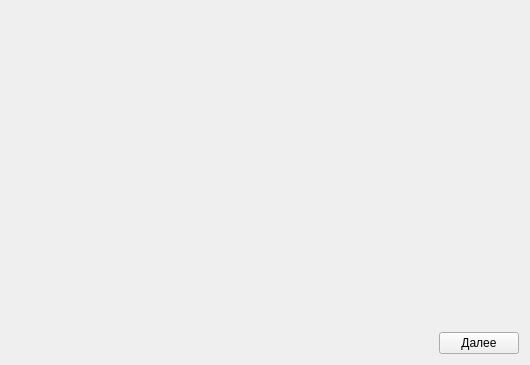
<?xml version="1.0" encoding="UTF-8"?>
<ui version="4.0">
 <class>ExpressionsDialog</class>
 <widget class="QWidget" name="ExpressionsDialog">
  <property name="geometry">
   <rect>
    <x>0</x>
    <y>0</y>
    <width>530</width>
    <height>365</height>
   </rect>
  </property>
  <property name="windowTitle">
   <string>Form</string>
  </property>
  <layout class="QVBoxLayout" name="verticalLayout_2">
   <item>
    <layout class="QVBoxLayout" name="verticalLayout">
     <item>
      <spacer name="verticalSpacer">
       <property name="orientation">
        <enum>Qt::Vertical</enum>
       </property>
       <property name="sizeHint" stdset="0">
        <size>
         <width>20</width>
         <height>40</height>
        </size>
       </property>
      </spacer>
     </item>
     <item>
      <layout class="QHBoxLayout" name="buttonLayout">
       <item>
        <spacer name="horizontalSpacer">
         <property name="orientation">
          <enum>Qt::Horizontal</enum>
         </property>
         <property name="sizeHint" stdset="0">
          <size>
           <width>40</width>
           <height>20</height>
          </size>
         </property>
        </spacer>
       </item>
       <item>
        <widget class="QPushButton" name="nextButton">
         <property name="text">
          <string>Далее</string>
         </property>
        </widget>
       </item>
      </layout>
     </item>
    </layout>
   </item>
  </layout>
 </widget>
 <resources/>
 <connections/>
</ui>
